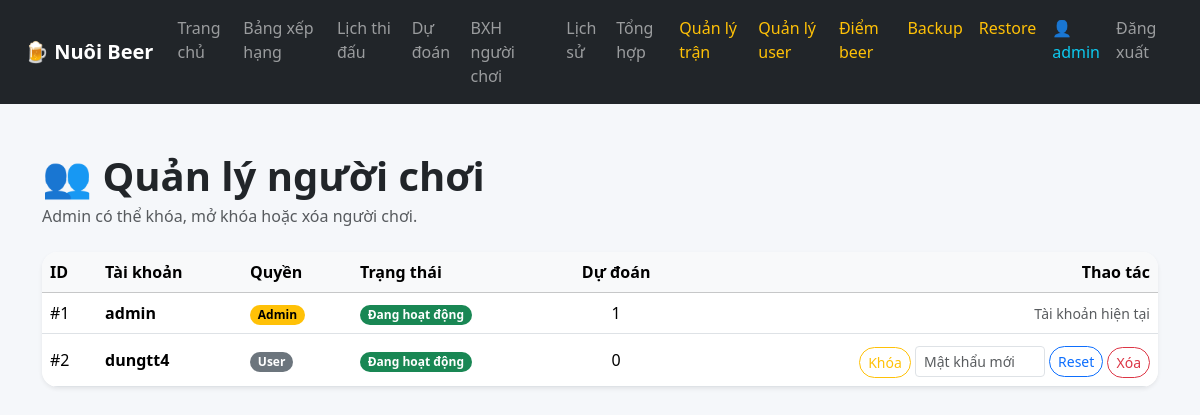
Page /admin/users (signed in) on the committed database.
### tables this page shows
CREATE TABLE users (
            id INTEGER PRIMARY KEY AUTOINCREMENT,
            username TEXT UNIQUE NOT NULL,
            password TEXT NOT NULL,
            role TEXT DEFAULT 'user',
            is_active INTEGER DEFAULT 1,
            created_at TIMESTAMP DEFAULT CURRENT_TIMESTAMP
        );

### app.py (the view)
@app.route("/admin/users")
def admin_users():
    if not admin_required():
        return redirect("/login")
    conn = get_db()
    users = conn.execute("""
        SELECT
            users.id,
            users.username,
            users.role,
            users.is_active,
            COUNT(predictions.id) AS total_predictions
        FROM users
        LEFT JOIN predictions ON predictions.user_id = users.id
        GROUP BY users.id
        ORDER BY users.id ASC
    """).fetchall()
    conn.close()
    return render_template("admin_users.html", users=users)

### app.py (called while the page is built)
def get_db():
    conn = sqlite3.connect(DB_NAME)
    conn.row_factory = sqlite3.Row
    return conn

def login_required():
    return "user_id" in session

def admin_required():
    return login_required() and session.get("role") == "admin"

@app.context_processor
def utility_processor():
    return {
        "get_handicap_text": get_handicap_text
    }

### templates/admin_users.html (shortened to what this page needs)
{% extends "base.html" %}
{% block content %}
<div class="container py-5">
  <div class="d-flex justify-content-between align-items-center mb-4">
    <div>
      <h1 class="fw-bold mb-1">👥 Quản lý người chơi</h1>
      <p class="text-muted mb-0">
        Admin có thể khóa, mở khóa hoặc xóa người chơi.
      </p>
    </div>
  </div>
  <div class="card border-0 shadow-sm rounded-4 overflow-hidden">
    <div class="table-responsive">
      <table class="table table-hover align-middle mb-0">
        <thead class="table-light">
          <tr>
            <th>ID</th>
            <th>Tài khoản</th>
            <th>Quyền</th>
            <th>Trạng thái</th>
            <th class="text-center">Dự đoán</th>
            <th class="text-end">Thao tác</th>
          </tr>
        </thead>
        <tbody>
          {% for user in users %}
          <tr>
            <td>#{{ user.id }}</td>
            <td class="fw-semibold">
              {{ user.username }}
            </td>
            <td>
              {% if user.role == "admin" %}
                <span class="badge text-bg-warning">Admin</span>
              {% else %}
                <span class="badge text-bg-secondary">User</span>
              {% endif %}
            </td>
            <td>
              {% if user.is_active == 1 %}
                <span class="badge text-bg-success">Đang hoạt động</span>
              {% else %}
                <span class="badge text-bg-danger">Đã khóa</span>
              {% endif %}
            </td>
            <td class="text-center">
              {{ user.total_predictions }}
            </td>
            <td class="text-end">
              {% if user.id != session.get("user_id") %}
                <form method="post"
                      action="/admin/users/{{ user.id }}/toggle"
                      class="d-inline">
                  {% if user.is_active == 1 %}
                    <button class="btn btn-sm btn-outline-warning rounded-pill">
                      Khóa
                    </button>
                  {% else %}
                    <button class="btn btn-sm btn-outline-success rounded-pill">
                      Mở khóa
                    </button>
                  {% endif %}
                </form>
                <form
                  method="post"
                  action="/admin/users/{{ user.id }}/reset-password"
                  class="d-inline-flex gap-1 mt-1">
                  <input
                    type="text"
                    name="new_password"
                    class="form-control form-control-sm"
                    placeholder="Mật khẩu mới"
                    style="width: 130px;"
                    required>
                  <button class="btn btn-sm btn-outline-primary rounded-pill">
                    Reset
                  </button>
                </form>
                <form method="post"
                      action="/admin/users/{{ user.id }}/delete"
                      class="d-inline"
                      onsubmit="return confirm('Xóa user này và toàn bộ dự đoán?');">
                  <button class="btn btn-sm btn-outline-danger rounded-pill">
                    Xóa
                  </button>
                </form>
              {% else %}
                <span class="text-muted small">
                  Tài khoản hiện tại
                </span>
              {% endif %}
            </td>
          </tr>
          {% endfor %}
        </tbody>
      </table>
    </div>
  </div>
</div>
{% endblock %}

### static/css/style.css (style rules this page uses)
body { background: #f5f7fa; }
.table th { white-space: nowrap; }
.table td { white-space: nowrap; }
.card { border-radius: 16px; }
.badge { border-radius: 999px; }

### rows in the picture
users: id "1", username "admin", role "Admin", is_active "Đang hoạt động", total_predictions "1", shows "Tài khoản hiện tại"
users: id "2", username "dungtt4", role "User", is_active "Đang hoạt động", total_predictions "0"

### other values in the picture
{{ session.get("username") }} "admin"
